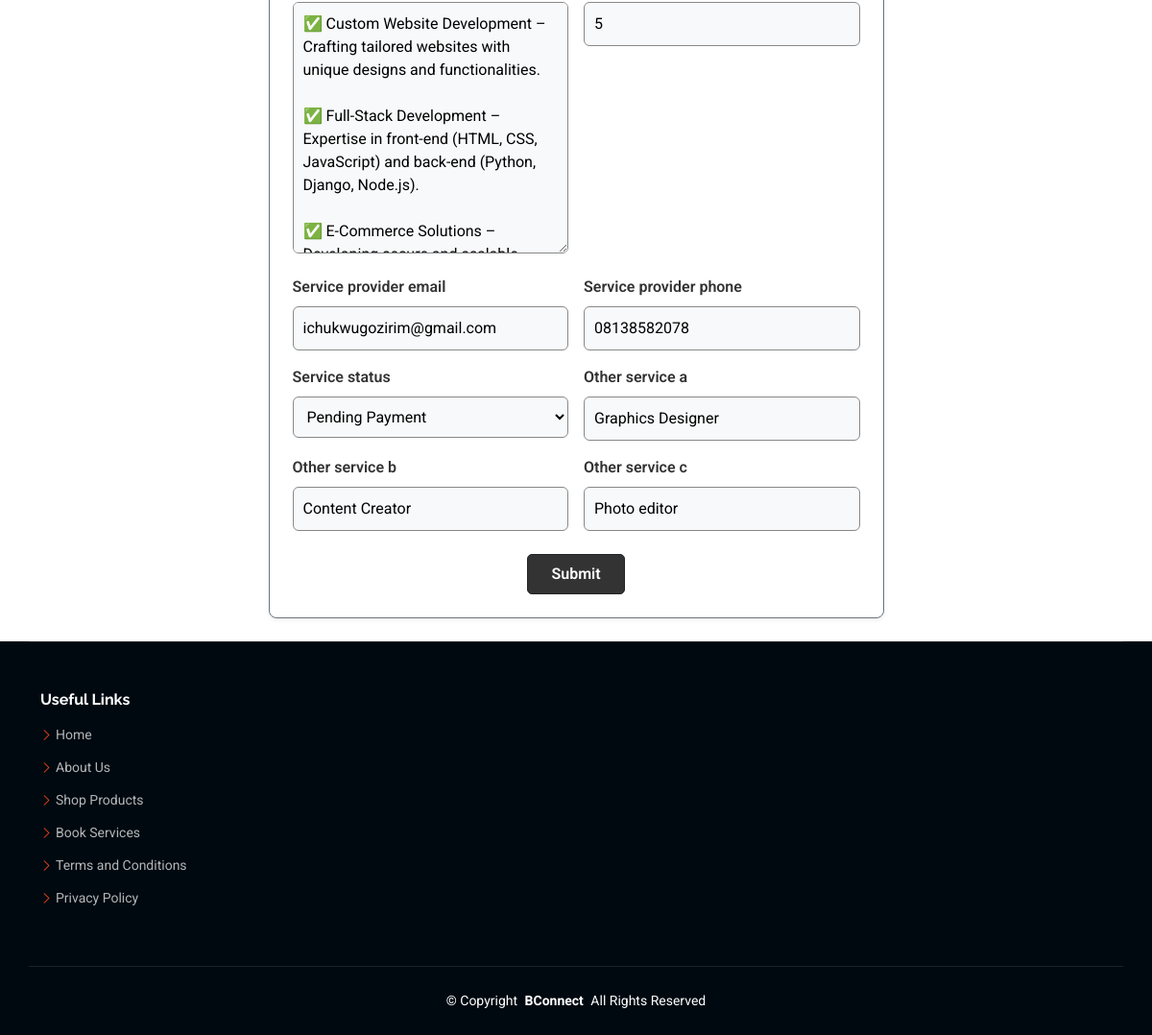
Page /services/1/edit/ (signed in, lower part) on the earlier database version.
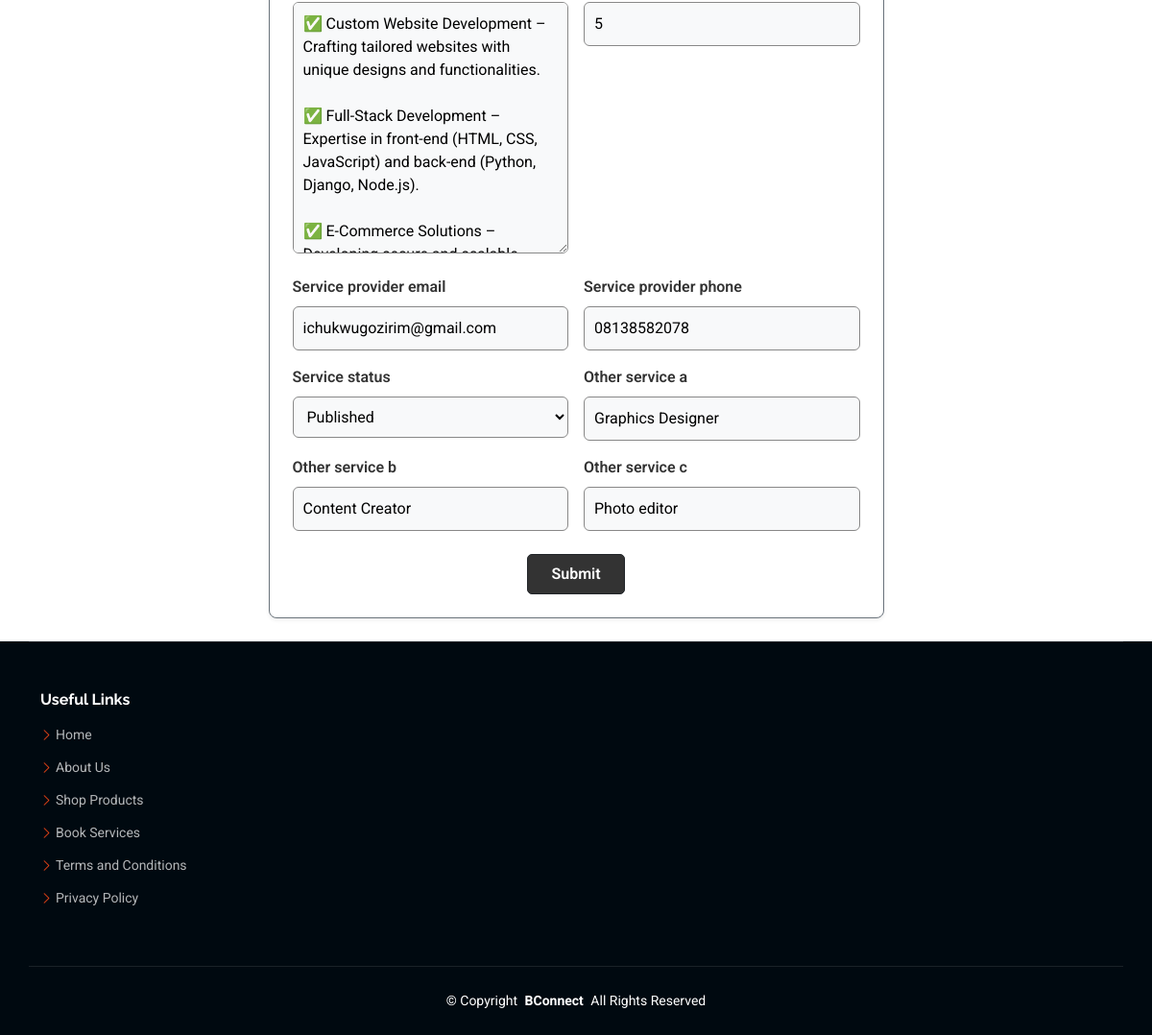
Same page on the later database version.
### main/models.py (models this page shows, shortened)
class Services(models.Model):
    user = models.ForeignKey(settings.AUTH_USER_MODEL, on_delete=models.CASCADE, related_name="services",default=1)
    service_name = models.CharField(max_length=100)
    service_image = models.ImageField(upload_to='services_images/')
    service_description = models.TextField(max_length=250)
    service_category = models.CharField(max_length=300, choices=LocationCategory.CATEGORY_CHOICES, default="all")
    service_country = models.CharField(max_length=50, choices=LocationCategory.COUNTRY_CHOICES, default="All")
    service_state = models.CharField(max_length=50, choices=LocationCategory.STATE_CHOICES, default="All")
    service_city = models.CharField(max_length=50, choices=LocationCategory.CITY_CHOICES, default="All")
    service_provider_name = models.CharField(max_length=200)
    service_provider_expertise = models.TextField(max_length=500)
    service_provider_experience_year = models.PositiveIntegerField(null=True, blank=True)
    service_provider_email = models.CharField(max_length=1000)
    service_provider_phone = models.CharField(max_length=15)
    service_status = models.CharField(max_length=20, choices=LocationCategory.STATUS_CHOICES, default='pending')
    other_service_a = models.CharField(max_length=50, blank=True, null=True)
    other_service_b = models.CharField(max_length=50, blank=True, null=True)
    other_service_c = models.CharField(max_length=50, blank=True, null=True)
    is_paid = models.BooleanField(default=False)  # Track payment status
    is_promoted = models.BooleanField(default=False)
    promotion_fee = models.PositiveIntegerField(default=1000)

### main/views.py (the view)
# urls.py: path('services/<int:pk>/edit/', ServiceUpdateView.as_view(), name='service_update'),
class ServiceUpdateView(LoginRequiredMixin, UpdateView):
    model = Services
    context_object_name = 'service'
    template_name = "main/service_form.html"
    fields = (
        'service_name', 'service_image', 'service_description', 'service_category',
        'service_country', 'service_state', 'service_city', 'service_provider_name',
        'service_provider_expertise', 'service_provider_experience_year', 'service_provider_email',
        'service_provider_phone', 'service_status', 'other_service_a', 'other_service_b', 'other_service_c'
    )
    success_url = reverse_lazy("user_dashboard")
    def get_queryset(self):
        return Services.objects.filter(user=self.request.user)
    def get_object(self, queryset=None):
        service = super().get_object(queryset)
        if service.user != self.request.user:
            raise PermissionDenied("You do not have permission to edit this service.")
        return service

### main/templates/main/service_form.html (shortened to what this page needs)
{% extends 'main/base.html' %}
{% load static %}
{% block content %}
<section class="py-4">
  <div class="container">
    <div class="row justify-content-center">
      <div class="col-lg-7">
        <div class="card shadow-sm border border-secondary">
          <div class="card-body px-4 py-4">
            <form method="post" enctype="multipart/form-data">
              <div class="row g-3">
                {% for field in form %}
                <div class="col-md-6">
                  <label for="{{ field.id_for_label }}" class="form-label fw-semibold">{{ field.label }}</label>
                  {{ field }}
                </div>
                {% endfor %}
              </div>
              <div class="text-center mt-4">
                <button type="submit" class="btn btn-dark px-4 py-2">Submit</button>
              </div>
            </form>
          </div>
        </div>
      </div>
    </div>
  </div>
</section>
</main>
{% endblock %}

Differences in the rows shown:
changed Services "ichukwugozirim@gmail.com": service_status "Pending Payment" → "Published"
